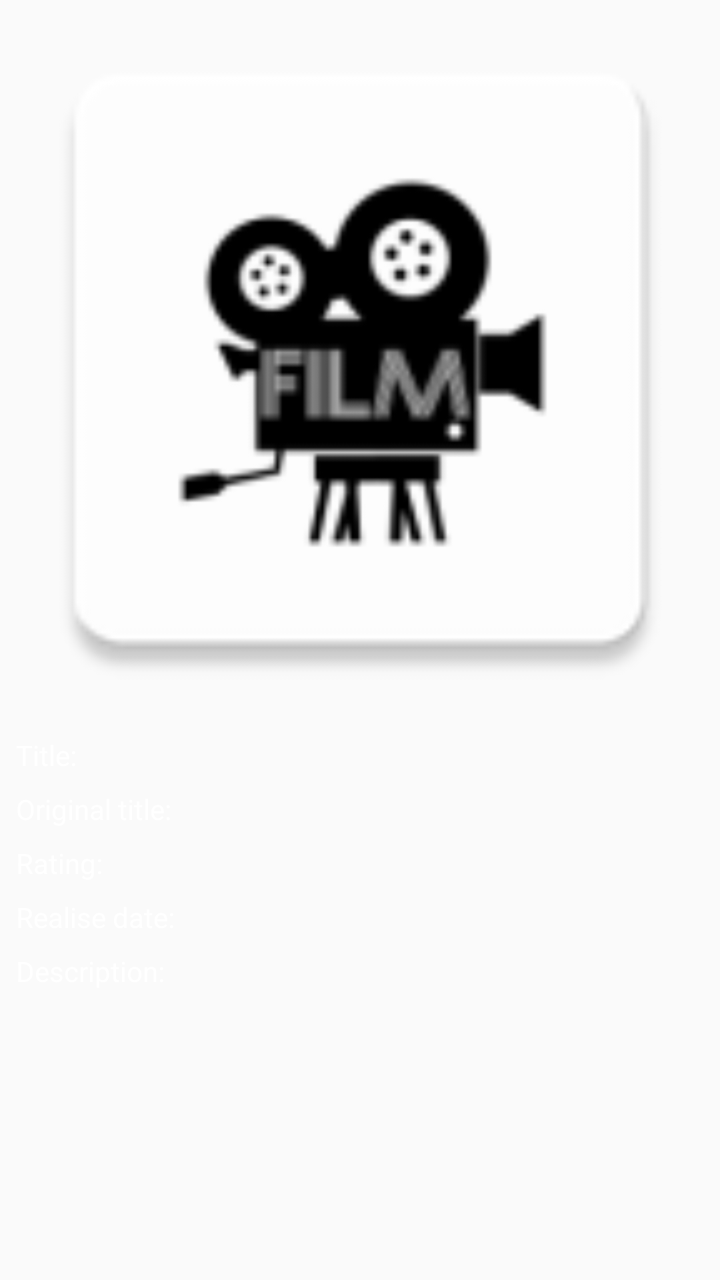
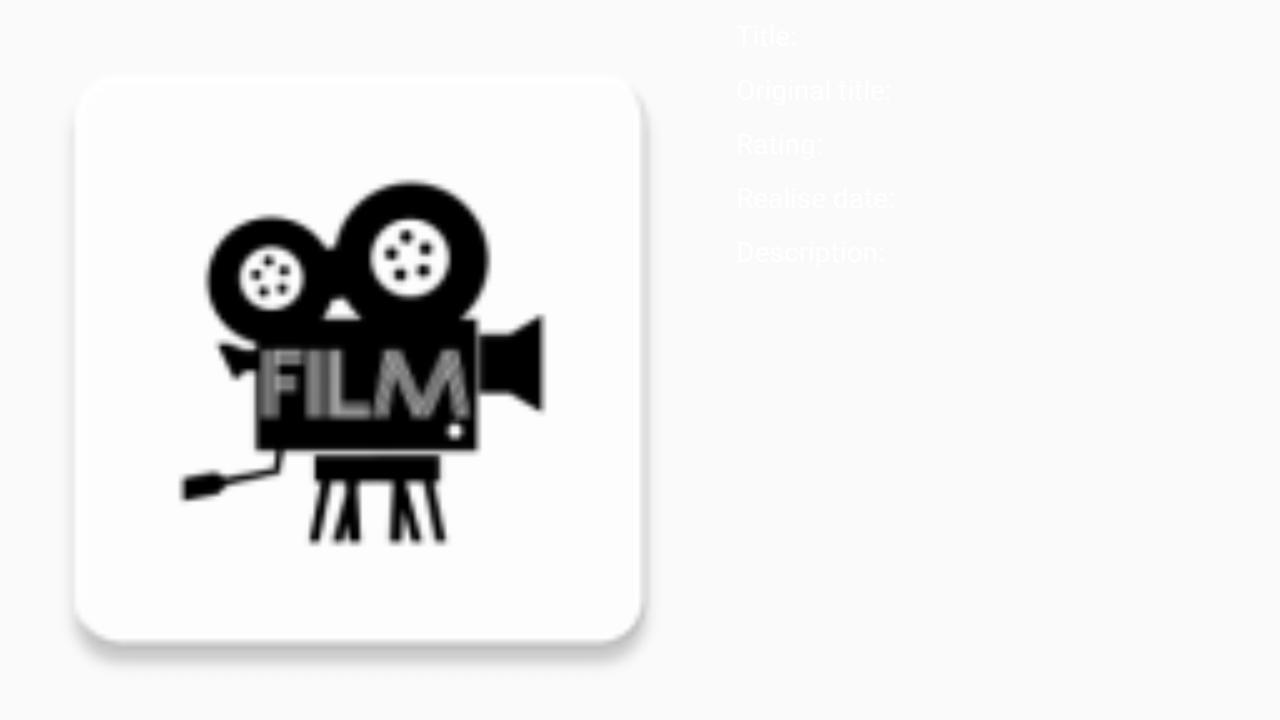

First picture: res/layout/ on a phone held upright. Second picture: the repository's own variant of that layout, on a device whose configuration matches the variant's folder. Source for both follows.
<!-- AndroidManifest.xml: application theme AppTheme -->
<!-- res/layout/activity_detail.xml -->
<?xml version="1.0" encoding="utf-8"?>
<ScrollView xmlns:android="http://schemas.android.com/apk/res/android"
    xmlns:app="http://schemas.android.com/apk/res-auto"
    xmlns:tools="http://schemas.android.com/tools"
    android:id="@+id/scrollViewMovieInfo"
    android:layout_width="match_parent"
    android:layout_height="match_parent"
    tools:context=".DetailActivity">

    <androidx.constraintlayout.widget.ConstraintLayout
        android:layout_width="match_parent"
        android:layout_height="wrap_content">

        <ImageView
            android:id="@+id/imageViewBigPoster"
            android:layout_width="@dimen/zero"
            android:layout_height="wrap_content"
            android:adjustViewBounds="true"
            android:contentDescription="@string/poster_of_movie"
            app:layout_constraintEnd_toEndOf="parent"
            app:layout_constraintStart_toStartOf="parent"
            app:layout_constraintTop_toTopOf="parent"
            app:srcCompat="@mipmap/ic_launcher" />

        <ImageView
            android:id="@+id/imageViewAddToFavorite"
            android:layout_width="@dimen/image_favorite_big_dimension"
            android:layout_height="@dimen/image_favorite_big_dimension"
            android:layout_marginEnd="@dimen/margin_favorite_image"
            android:contentDescription="@string/description_image_favorite"
            android:onClick="onClickAddToFavorite"
            app:layout_constraintBottom_toBottomOf="@+id/imageViewBigPoster"
            app:layout_constraintEnd_toEndOf="parent"
            app:layout_constraintTop_toBottomOf="@+id/imageViewBigPoster"
            app:srcCompat="@drawable/favourite_add_to" />

        <include
            android:id="@+id/movieInfo"
            layout="@layout/movie_info"
            android:layout_width="@dimen/zero"
            android:layout_height="wrap_content"
            app:layout_constraintEnd_toEndOf="parent"
            app:layout_constraintStart_toStartOf="parent"
            app:layout_constraintTop_toBottomOf="@id/imageViewBigPoster" />
    </androidx.constraintlayout.widget.ConstraintLayout>
</ScrollView>
<!-- res/layout/movie_info.xml (included above) -->
<?xml version="1.0" encoding="utf-8"?>
<androidx.constraintlayout.widget.ConstraintLayout xmlns:android="http://schemas.android.com/apk/res/android"
    xmlns:app="http://schemas.android.com/apk/res-auto"
    android:layout_width="match_parent"
    android:layout_height="match_parent">

    <TextView
        android:id="@+id/textViewLabelTitle"
        android:layout_width="wrap_content"
        android:layout_height="wrap_content"
        android:layout_marginStart="@dimen/margin"
        android:layout_marginTop="@dimen/margin"
        android:text="@string/title_of_movie"
        style="@style/MovieInfoTextStyle"
        app:layout_constraintStart_toStartOf="parent"
        app:layout_constraintTop_toTopOf="parent" />

    <androidx.constraintlayout.widget.Guideline
        android:id="@+id/guideline"
        android:layout_width="wrap_content"
        android:layout_height="wrap_content"
        android:orientation="vertical"
        app:layout_constraintGuide_percent="0.5" />

    <TextView
        android:id="@+id/textViewTitle"
        android:layout_width="@dimen/zero"
        android:layout_height="wrap_content"
        android:layout_marginTop="@dimen/margin"
        style="@style/MovieInfoTextStyle"
        app:layout_constraintEnd_toEndOf="parent"
        app:layout_constraintStart_toStartOf="@+id/guideline"
        app:layout_constraintTop_toTopOf="parent" />

    <TextView
        android:id="@+id/textViewLabelOriginalTitle"
        android:layout_width="wrap_content"
        android:layout_height="wrap_content"
        android:layout_marginStart="@dimen/margin"
        android:layout_marginTop="@dimen/margin"
        android:text="@string/original_title_of_movie"
        style="@style/MovieInfoTextStyle"
        app:layout_constraintStart_toStartOf="parent"
        app:layout_constraintTop_toBottomOf="@+id/textViewTitle" />

    <TextView
        android:id="@+id/textViewOriginalTitle"
        android:layout_width="@dimen/zero"
        android:layout_height="wrap_content"
        android:layout_marginTop="@dimen/margin"
        style="@style/MovieInfoTextStyle"
        app:layout_constraintEnd_toEndOf="parent"
        app:layout_constraintStart_toStartOf="@+id/guideline"
        app:layout_constraintTop_toBottomOf="@+id/textViewTitle" />

    <TextView
        android:id="@+id/textViewLabelRating"
        android:layout_width="wrap_content"
        android:layout_height="wrap_content"
        android:layout_marginStart="@dimen/margin"
        android:layout_marginTop="@dimen/margin"
        android:text="@string/rating_of_movie"
        style="@style/MovieInfoTextStyle"
        app:layout_constraintStart_toStartOf="parent"
        app:layout_constraintTop_toBottomOf="@+id/textViewOriginalTitle" />

    <TextView
        android:id="@+id/textViewRating"
        style="@style/MovieInfoTextStyle"
        android:layout_width="@dimen/zero"
        android:layout_height="wrap_content"
        android:layout_marginTop="@dimen/margin"
        app:layout_constraintEnd_toEndOf="parent"
        app:layout_constraintStart_toStartOf="@+id/guideline"
        app:layout_constraintTop_toBottomOf="@+id/textViewOriginalTitle" />

    <TextView
        android:id="@+id/textViewLabelOverview"
        android:layout_width="wrap_content"
        android:layout_height="wrap_content"
        android:layout_marginStart="@dimen/margin"
        android:layout_marginTop="@dimen/margin"
        android:text="@string/description_of_movie"
        style="@style/MovieInfoTextStyle"
        app:layout_constraintStart_toStartOf="parent"
        app:layout_constraintTop_toBottomOf="@+id/textViewReleaseDate" />

    <TextView
        android:id="@+id/textViewOverview"
        android:layout_width="@dimen/zero"
        android:layout_height="wrap_content"
        android:layout_marginTop="@dimen/margin"
        style="@style/MovieInfoTextStyle"
        app:layout_constraintEnd_toEndOf="parent"
        app:layout_constraintStart_toStartOf="@+id/guideline"
        app:layout_constraintTop_toBottomOf="@+id/textViewReleaseDate" />

    <TextView
        android:id="@+id/textViewLabelReleaseDate"
        android:layout_width="wrap_content"
        android:layout_height="wrap_content"
        android:layout_marginStart="@dimen/margin"
        android:layout_marginTop="@dimen/margin"
        android:text="@string/release_date_of_movie"
        style="@style/MovieInfoTextStyle"
        app:layout_constraintStart_toStartOf="parent"
        app:layout_constraintTop_toBottomOf="@+id/textViewRating" />

    <TextView
        android:id="@+id/textViewReleaseDate"
        android:layout_width="@dimen/zero"
        android:layout_height="wrap_content"
        android:layout_marginTop="@dimen/margin"
        style="@style/MovieInfoTextStyle"
        app:layout_constraintEnd_toEndOf="parent"
        app:layout_constraintStart_toStartOf="@+id/guideline"
        app:layout_constraintTop_toBottomOf="@+id/textViewRating" />


    <androidx.recyclerview.widget.RecyclerView
        android:id="@+id/recyclerViewTrailers"
        android:layout_width="@dimen/zero"
        android:layout_height="wrap_content"
        android:nestedScrollingEnabled="false"
        app:layout_constraintEnd_toEndOf="parent"
        app:layout_constraintStart_toStartOf="parent"
        app:layout_constraintTop_toBottomOf="@id/textViewOverview" />

    <androidx.recyclerview.widget.RecyclerView
        android:id="@+id/recyclerViewReviews"
        android:layout_width="@dimen/zero"
        android:layout_height="wrap_content"
        android:nestedScrollingEnabled="false"
        app:layout_constraintEnd_toEndOf="parent"
        app:layout_constraintStart_toStartOf="parent"
        app:layout_constraintTop_toBottomOf="@id/recyclerViewTrailers" />

</androidx.constraintlayout.widget.ConstraintLayout>
<!-- resources referenced by this layout -->
<resources>
  <dimen name="image_favorite_big_dimension">60dp</dimen>
  <dimen name="margin">8dp</dimen>
  <dimen name="margin_favorite_image">16dp</dimen>
  <dimen name="zero">0dp</dimen>
  <!-- mipmap ic_launcher: png bitmap (mipmap-hdpi, 2347 bytes) -->
  <string name="description_image_favorite">Badge add to/delete from favorite</string>
  <string name="description_of_movie">Description:</string>
  <string name="original_title_of_movie">Original title:</string>
  <string name="poster_of_movie">Poster of movie</string>
  <string name="rating_of_movie">Rating:</string>
  <string name="release_date_of_movie">Realise date:</string>
  <string name="title_of_movie">Title:</string>
  <style name="MovieInfoTextStyle">
          <item name="android:textColor">@color/white</item>
      </style>
  <style name="AppTheme" parent="Theme.AppCompat.Light.DarkActionBar">
          
          <item name="colorPrimary">@color/colorPrimary</item>
          <item name="colorPrimaryDark">@color/colorPrimaryDark</item>
          <item name="colorAccent">@color/colorAccent</item>
      </style>
  <color name="white">#FFFFFF</color>
  <color name="colorPrimary">#000000</color>
  <color name="colorPrimaryDark">#000000</color>
  <color name="colorAccent">#D81B60</color>
</resources>
<!-- res/layout-land/activity_detail.xml (the author's variant of the layout above) -->
<!-- drawn on the phone turned sideways -->
<?xml version="1.0" encoding="utf-8"?>
<androidx.constraintlayout.widget.ConstraintLayout xmlns:android="http://schemas.android.com/apk/res/android"
    xmlns:app="http://schemas.android.com/apk/res-auto"
    xmlns:tools="http://schemas.android.com/tools"
    android:layout_width="match_parent"
    android:layout_height="match_parent"
    tools:context=".DetailActivity">

    <ImageView
        android:id="@+id/imageViewBigPoster"
        android:layout_width="wrap_content"
        android:layout_height="@dimen/zero"
        android:adjustViewBounds="true"
        android:contentDescription="@string/poster_of_movie"
        app:layout_constraintBottom_toBottomOf="parent"
        app:layout_constraintStart_toStartOf="parent"
        app:layout_constraintTop_toTopOf="parent"
        app:srcCompat="@mipmap/ic_launcher" />

    <ImageView
        android:id="@+id/imageViewAddToFavorite"
        android:layout_width="@dimen/image_favorite_small_dimension"
        android:layout_height="@dimen/image_favorite_small_dimension"
        android:layout_marginTop="@dimen/margin_favorite_image"
        android:layout_marginEnd="@dimen/margin_favorite_image"
        android:contentDescription="@string/description_image_favorite"
        android:onClick="onClickAddToFavorite"
        app:layout_constraintEnd_toEndOf="@id/imageViewBigPoster"
        app:layout_constraintTop_toTopOf="@+id/imageViewBigPoster"
        app:srcCompat="@drawable/favourite_add_to" />

    <ScrollView
        android:id="@+id/scrollViewMovieInfo"
        android:layout_width="@dimen/zero"
        android:layout_height="@dimen/zero"
        app:layout_constraintBottom_toBottomOf="parent"
        app:layout_constraintEnd_toEndOf="parent"
        app:layout_constraintStart_toEndOf="@id/imageViewBigPoster"
        app:layout_constraintTop_toTopOf="parent">

        <include
            android:id="@+id/movieInfo"
            layout="@layout/movie_info"
            android:layout_width="match_parent"
            android:layout_height="@dimen/zero" />

    </ScrollView>

</androidx.constraintlayout.widget.ConstraintLayout>
<!-- resources referenced by the variant -->
<!-- as the phone turned sideways resolves them -->
<resources>
  <dimen name="image_favorite_small_dimension">36dp</dimen>
  <dimen name="margin">8dp</dimen>
  <dimen name="margin_favorite_image">16dp</dimen>
  <dimen name="zero">0dp</dimen>
  <!-- mipmap ic_launcher: png bitmap (mipmap-hdpi, 2347 bytes) -->
  <string name="description_image_favorite">Badge add to/delete from favorite</string>
  <string name="description_of_movie">Description:</string>
  <string name="original_title_of_movie">Original title:</string>
  <string name="poster_of_movie">Poster of movie</string>
  <string name="rating_of_movie">Rating:</string>
  <string name="release_date_of_movie">Realise date:</string>
  <string name="title_of_movie">Title:</string>
  <style name="MovieInfoTextStyle">
          <item name="android:textColor">@color/white</item>
      </style>
  <style name="AppTheme" parent="Theme.AppCompat.Light.DarkActionBar">
          
          <item name="colorPrimary">@color/colorPrimary</item>
          <item name="colorPrimaryDark">@color/colorPrimaryDark</item>
          <item name="colorAccent">@color/colorAccent</item>
      </style>
  <color name="white">#FFFFFF</color>
  <color name="colorPrimary">#000000</color>
  <color name="colorPrimaryDark">#000000</color>
  <color name="colorAccent">#D81B60</color>
</resources>
